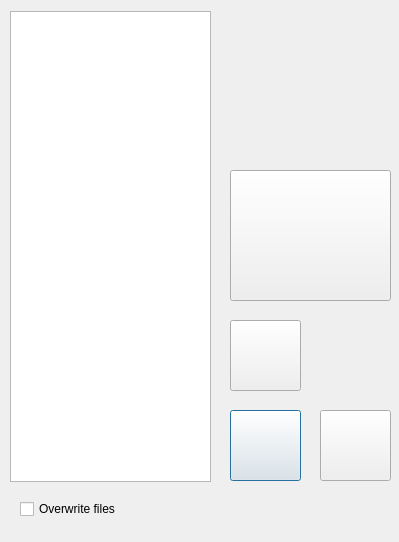
<?xml version="1.0" encoding="UTF-8"?>
<ui version="4.0">
 <class>selectbackup</class>
 <widget class="QDialog" name="selectbackup">
  <property name="geometry">
   <rect>
    <x>0</x>
    <y>0</y>
    <width>399</width>
    <height>542</height>
   </rect>
  </property>
  <property name="windowTitle">
   <string>Select backup archive</string>
  </property>
  <property name="toolTip">
   <string>Select backup archive</string>
  </property>
  <widget class="QListWidget" name="listWidget">
   <property name="geometry">
    <rect>
     <x>10</x>
     <y>11</y>
     <width>201</width>
     <height>471</height>
    </rect>
   </property>
  </widget>
  <widget class="QCheckBox" name="chkBoxRemove">
   <property name="geometry">
    <rect>
     <x>20</x>
     <y>500</y>
     <width>101</width>
     <height>18</height>
    </rect>
   </property>
   <property name="text">
    <string>Overwrite files</string>
   </property>
  </widget>
  <widget class="QPushButton" name="pushButton">
   <property name="geometry">
    <rect>
     <x>230</x>
     <y>410</y>
     <width>71</width>
     <height>71</height>
    </rect>
   </property>
   <property name="toolTip">
    <string>Delete</string>
   </property>
   <property name="text">
    <string/>
   </property>
   <property name="icon">
    <iconset resource="resources.qrc">
     <normaloff>:/images/images/delete.png</normaloff>:/images/images/delete.png</iconset>
   </property>
   <property name="iconSize">
    <size>
     <width>64</width>
     <height>64</height>
    </size>
   </property>
  </widget>
  <widget class="QPushButton" name="pushButton_2">
   <property name="geometry">
    <rect>
     <x>230</x>
     <y>170</y>
     <width>161</width>
     <height>131</height>
    </rect>
   </property>
   <property name="toolTip">
    <string>Restore</string>
   </property>
   <property name="text">
    <string/>
   </property>
   <property name="icon">
    <iconset resource="resources.qrc">
     <normaloff>:/images/images/restore.png</normaloff>:/images/images/restore.png</iconset>
   </property>
   <property name="iconSize">
    <size>
     <width>128</width>
     <height>128</height>
    </size>
   </property>
  </widget>
  <widget class="QPushButton" name="pushButton_3">
   <property name="geometry">
    <rect>
     <x>320</x>
     <y>410</y>
     <width>71</width>
     <height>71</height>
    </rect>
   </property>
   <property name="toolTip">
    <string>Close</string>
   </property>
   <property name="text">
    <string/>
   </property>
   <property name="icon">
    <iconset resource="resources.qrc">
     <normaloff>:/images/images/exit.png</normaloff>:/images/images/exit.png</iconset>
   </property>
   <property name="iconSize">
    <size>
     <width>64</width>
     <height>64</height>
    </size>
   </property>
  </widget>
  <widget class="QPushButton" name="pushOpen">
   <property name="geometry">
    <rect>
     <x>230</x>
     <y>320</y>
     <width>71</width>
     <height>71</height>
    </rect>
   </property>
   <property name="toolTip">
    <string>Explore</string>
   </property>
   <property name="text">
    <string/>
   </property>
   <property name="icon">
    <iconset resource="resources.qrc">
     <normaloff>:/images/images/open.png</normaloff>:/images/images/open.png</iconset>
   </property>
   <property name="iconSize">
    <size>
     <width>64</width>
     <height>64</height>
    </size>
   </property>
  </widget>
 </widget>
 <resources>
  <include location="resources.qrc"/>
 </resources>
 <connections/>
</ui>
